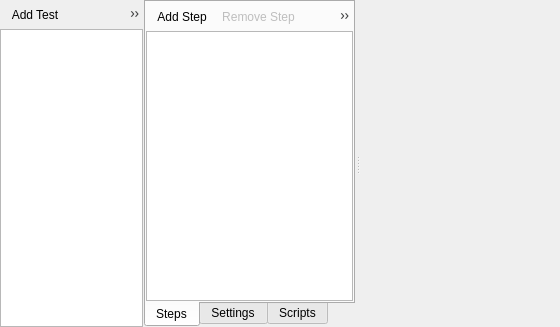
<?xml version="1.0" encoding="UTF-8"?>
<ui version="4.0">
 <class>TestsWidget</class>
 <widget class="QWidget" name="TestsWidget">
  <property name="geometry">
   <rect>
    <x>0</x>
    <y>0</y>
    <width>560</width>
    <height>327</height>
   </rect>
  </property>
  <property name="sizePolicy">
   <sizepolicy hsizetype="Expanding" vsizetype="Expanding">
    <horstretch>0</horstretch>
    <verstretch>0</verstretch>
   </sizepolicy>
  </property>
  <property name="windowTitle">
   <string>Form</string>
  </property>
  <property name="layoutDirection">
   <enum>Qt::LeftToRight</enum>
  </property>
  <layout class="QVBoxLayout" name="verticalLayout_2">
   <property name="spacing">
    <number>2</number>
   </property>
   <property name="leftMargin">
    <number>0</number>
   </property>
   <property name="topMargin">
    <number>0</number>
   </property>
   <property name="rightMargin">
    <number>0</number>
   </property>
   <property name="bottomMargin">
    <number>0</number>
   </property>
   <item>
    <widget class="QSplitter" name="splitter">
     <property name="sizePolicy">
      <sizepolicy hsizetype="Expanding" vsizetype="Expanding">
       <horstretch>0</horstretch>
       <verstretch>0</verstretch>
      </sizepolicy>
     </property>
     <property name="orientation">
      <enum>Qt::Horizontal</enum>
     </property>
     <property name="opaqueResize">
      <bool>false</bool>
     </property>
     <property name="handleWidth">
      <number>5</number>
     </property>
     <property name="childrenCollapsible">
      <bool>false</bool>
     </property>
     <property name="spacing" stdset="0">
      <number>2</number>
     </property>
     <property name="leftMargin" stdset="0">
      <number>2</number>
     </property>
     <property name="topMargin" stdset="0">
      <number>2</number>
     </property>
     <property name="rightMargin" stdset="0">
      <number>2</number>
     </property>
     <property name="bottomMargin" stdset="0">
      <number>2</number>
     </property>
     <widget class="QWidget" name="tabDescription">
      <layout class="QVBoxLayout" name="verticalLayout_3">
       <property name="leftMargin">
        <number>0</number>
       </property>
       <property name="topMargin">
        <number>0</number>
       </property>
       <property name="rightMargin">
        <number>0</number>
       </property>
       <property name="bottomMargin">
        <number>0</number>
       </property>
       <item>
        <widget class="QSplitter" name="splitterLeft">
         <property name="sizePolicy">
          <sizepolicy hsizetype="Expanding" vsizetype="Expanding">
           <horstretch>0</horstretch>
           <verstretch>0</verstretch>
          </sizepolicy>
         </property>
         <property name="orientation">
          <enum>Qt::Vertical</enum>
         </property>
         <property name="handleWidth">
          <number>4</number>
         </property>
         <property name="childrenCollapsible">
          <bool>false</bool>
         </property>
         <widget class="QWidget" name="horizontalLayoutWidget">
          <layout class="QHBoxLayout" name="horizontalLayout">
           <property name="spacing">
            <number>1</number>
           </property>
           <item>
            <layout class="QVBoxLayout" name="verticalLayout">
             <property name="spacing">
              <number>0</number>
             </property>
             <item>
              <widget class="QToolBar" name="toolBarTests">
               <property name="floatable">
                <bool>false</bool>
               </property>
               <addaction name="actionAddTest"/>
               <addaction name="actionRemoveTest"/>
              </widget>
             </item>
             <item>
              <widget class="QListWidget" name="listWidgetTests"/>
             </item>
            </layout>
           </item>
           <item>
            <widget class="QTabWidget" name="tabWidget">
             <property name="tabPosition">
              <enum>QTabWidget::South</enum>
             </property>
             <property name="currentIndex">
              <number>0</number>
             </property>
             <widget class="QWidget" name="tabSteps">
              <attribute name="title">
               <string>Steps</string>
              </attribute>
              <layout class="QVBoxLayout" name="verticalLayout_4">
               <property name="spacing">
                <number>0</number>
               </property>
               <property name="leftMargin">
                <number>0</number>
               </property>
               <property name="topMargin">
                <number>0</number>
               </property>
               <property name="rightMargin">
                <number>0</number>
               </property>
               <property name="bottomMargin">
                <number>0</number>
               </property>
               <item>
                <widget class="QToolBar" name="toolBarSteps">
                 <property name="floatable">
                  <bool>false</bool>
                 </property>
                 <addaction name="actionAddStep"/>
                 <addaction name="actionRemoveStep"/>
                 <addaction name="actionRecordSteps"/>
                 <addaction name="actionRunSteps"/>
                </widget>
               </item>
               <item>
                <widget class="QListWidget" name="listWidgetSteps">
                 <property name="dragDropMode">
                  <enum>QAbstractItemView::InternalMove</enum>
                 </property>
                </widget>
               </item>
              </layout>
             </widget>
             <widget class="QWidget" name="tabSettings">
              <attribute name="title">
               <string>Settings</string>
              </attribute>
              <layout class="QVBoxLayout" name="verticalLayout_5">
               <property name="spacing">
                <number>3</number>
               </property>
               <property name="leftMargin">
                <number>8</number>
               </property>
               <property name="topMargin">
                <number>0</number>
               </property>
               <property name="rightMargin">
                <number>8</number>
               </property>
               <property name="bottomMargin">
                <number>0</number>
               </property>
               <item>
                <widget class="QLabel" name="label_2">
                 <property name="text">
                  <string>Starting Action</string>
                 </property>
                </widget>
               </item>
               <item>
                <widget class="ActionSelectWidget" name="actionSelect" native="true"/>
               </item>
               <item>
                <widget class="QLabel" name="label">
                 <property name="text">
                  <string>Starting Inventory</string>
                 </property>
                </widget>
               </item>
               <item>
                <widget class="QListWidget" name="listInventory"/>
               </item>
               <item>
                <widget class="QToolBar" name="toolBar">
                 <property name="floatable">
                  <bool>false</bool>
                 </property>
                 <addaction name="actionAddObject"/>
                 <addaction name="actionRemoveObject"/>
                </widget>
               </item>
              </layout>
             </widget>
             <widget class="QWidget" name="tabScripts">
              <attribute name="title">
               <string>Scripts</string>
              </attribute>
              <layout class="QVBoxLayout" name="verticalLayout_6">
               <property name="spacing">
                <number>3</number>
               </property>
               <property name="leftMargin">
                <number>8</number>
               </property>
               <property name="topMargin">
                <number>3</number>
               </property>
               <property name="rightMargin">
                <number>8</number>
               </property>
               <property name="bottomMargin">
                <number>0</number>
               </property>
               <item>
                <widget class="QLabel" name="label_4">
                 <property name="text">
                  <string>Initialization</string>
                 </property>
                </widget>
               </item>
               <item>
                <widget class="ScriptEdit" name="scriptEditInit"/>
               </item>
               <item>
                <widget class="QLabel" name="label_3">
                 <property name="text">
                  <string>Validity Check (runs after test)</string>
                 </property>
                </widget>
               </item>
               <item>
                <widget class="ScriptEdit" name="scriptEditCheck">
                 <property name="placeholderText">
                  <string>return true;</string>
                 </property>
                </widget>
               </item>
              </layout>
             </widget>
            </widget>
           </item>
          </layout>
         </widget>
        </widget>
       </item>
      </layout>
     </widget>
     <widget class="QWidget" name="verticalLayoutWidgetRight">
      <layout class="QVBoxLayout" name="verticalLayoutRight">
       <property name="spacing">
        <number>1</number>
       </property>
       <item>
        <widget class="NovelTeaWidget" name="preview" native="true">
         <property name="sizePolicy">
          <sizepolicy hsizetype="Expanding" vsizetype="Expanding">
           <horstretch>0</horstretch>
           <verstretch>0</verstretch>
          </sizepolicy>
         </property>
         <property name="minimumSize">
          <size>
           <width>200</width>
           <height>300</height>
          </size>
         </property>
        </widget>
       </item>
      </layout>
     </widget>
    </widget>
   </item>
  </layout>
  <action name="actionAddTest">
   <property name="icon">
    <iconset theme="list-add">
     <normaloff/>
    </iconset>
   </property>
   <property name="text">
    <string>Add Test</string>
   </property>
  </action>
  <action name="actionRemoveTest">
   <property name="enabled">
    <bool>false</bool>
   </property>
   <property name="icon">
    <iconset theme="list-remove">
     <normaloff/>
    </iconset>
   </property>
   <property name="text">
    <string>Remove Test</string>
   </property>
  </action>
  <action name="actionAddStep">
   <property name="icon">
    <iconset theme="list-add">
     <normaloff/>
    </iconset>
   </property>
   <property name="text">
    <string>Add Step</string>
   </property>
  </action>
  <action name="actionRemoveStep">
   <property name="enabled">
    <bool>false</bool>
   </property>
   <property name="icon">
    <iconset theme="list-remove">
     <normaloff/>
    </iconset>
   </property>
   <property name="text">
    <string>Remove Step</string>
   </property>
  </action>
  <action name="actionAddStepAction">
   <property name="text">
    <string>Action</string>
   </property>
  </action>
  <action name="actionAddStepWait">
   <property name="text">
    <string>Wait</string>
   </property>
  </action>
  <action name="actionRunSteps">
   <property name="icon">
    <iconset theme="media-playback-start">
     <normaloff/>
    </iconset>
   </property>
   <property name="text">
    <string>Run Steps</string>
   </property>
  </action>
  <action name="actionRecordSteps">
   <property name="icon">
    <iconset theme="media-record">
     <normaloff/>
    </iconset>
   </property>
   <property name="text">
    <string>Record Steps</string>
   </property>
  </action>
  <action name="actionAddStepDialogueOption">
   <property name="text">
    <string>Dialogue Option</string>
   </property>
  </action>
  <action name="actionAddObject">
   <property name="icon">
    <iconset theme="list-add">
     <normaloff/>
    </iconset>
   </property>
   <property name="text">
    <string>Add Object</string>
   </property>
  </action>
  <action name="actionRemoveObject">
   <property name="icon">
    <iconset theme="list-remove">
     <normaloff/>
    </iconset>
   </property>
   <property name="text">
    <string>Remove Object</string>
   </property>
  </action>
 </widget>
 <customwidgets>
  <customwidget>
   <class>NovelTeaWidget</class>
   <extends>QWidget</extends>
   <header>Widgets/NovelTeaWidget.hpp</header>
   <container>1</container>
  </customwidget>
  <customwidget>
   <class>ActionSelectWidget</class>
   <extends>QWidget</extends>
   <header>Widgets/ActionSelectWidget.hpp</header>
   <container>1</container>
  </customwidget>
  <customwidget>
   <class>ScriptEdit</class>
   <extends>QPlainTextEdit</extends>
   <header>Widgets/ScriptEdit.hpp</header>
  </customwidget>
 </customwidgets>
 <resources/>
 <connections/>
</ui>
